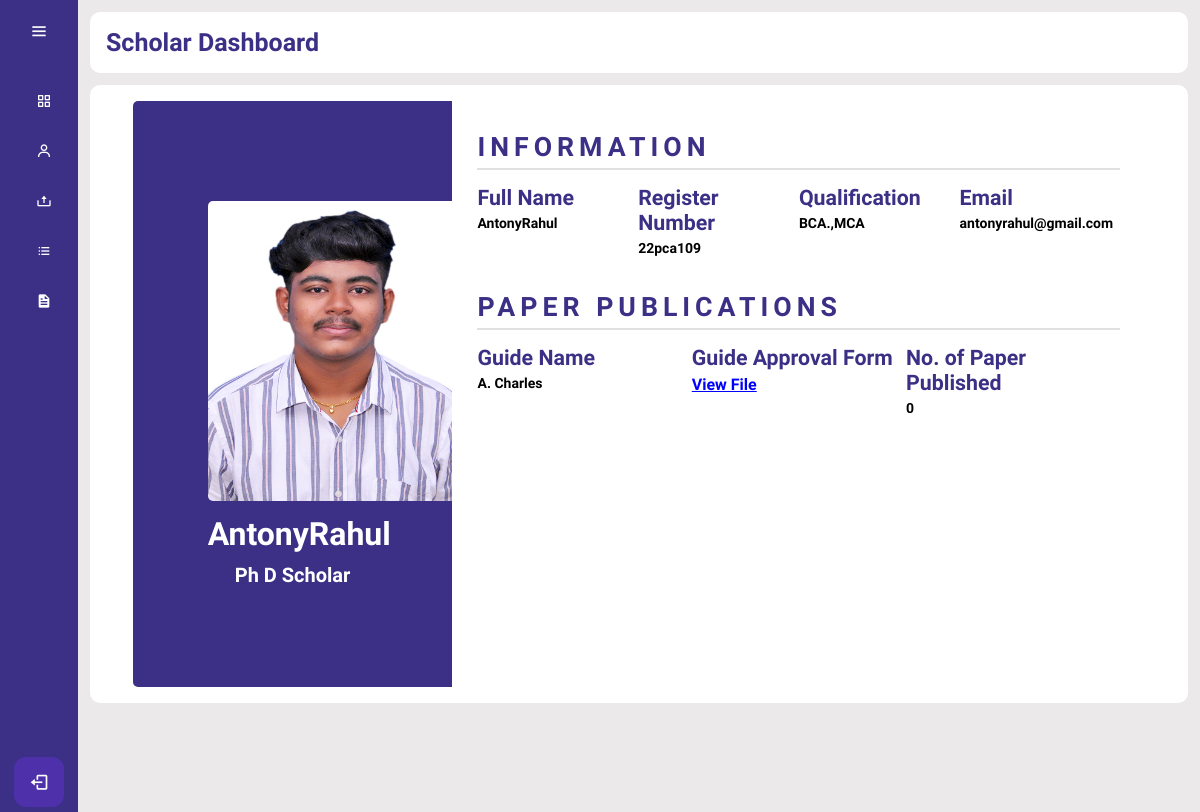
The app's page /SD/profile.php (signed in), older data.
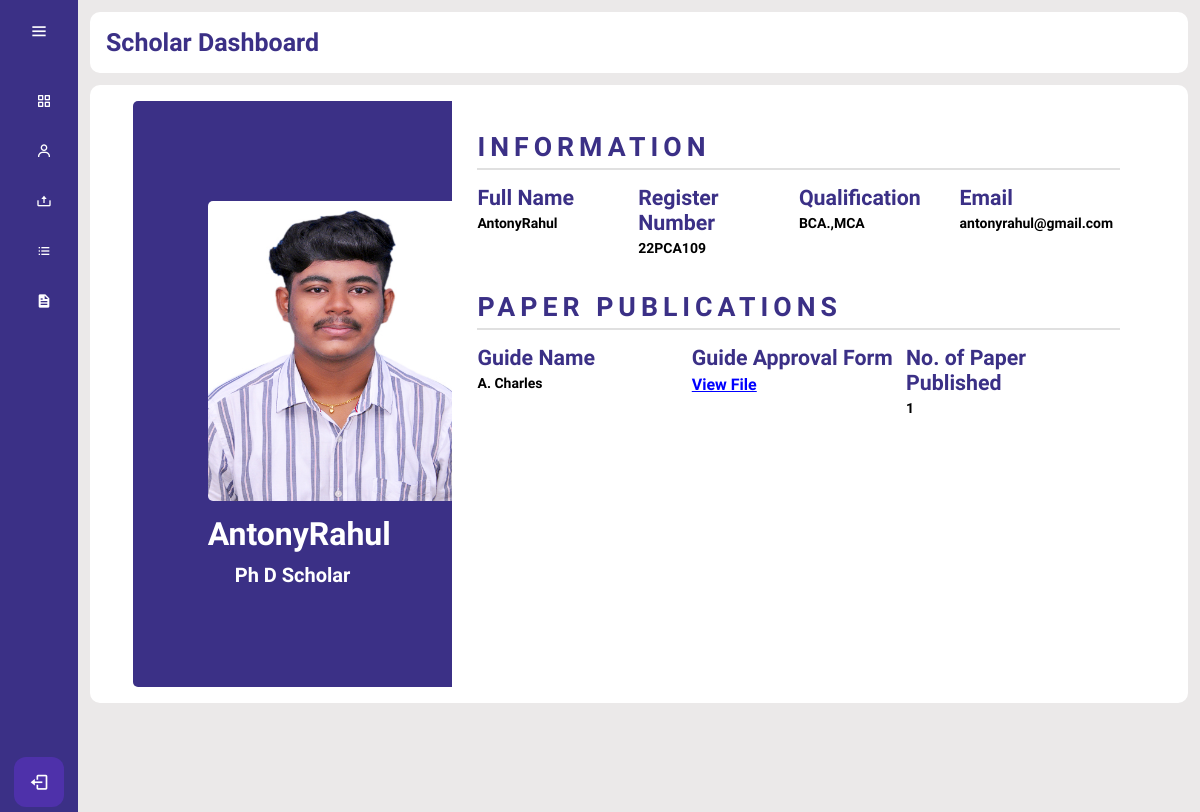
The same page, newer data.
### tables this page shows
CREATE TABLE IF NOT EXISTS `user_details` (
  `s_id` varchar(100) NOT NULL,
  `email` varchar(100) NOT NULL,
  `name` varchar(100) NOT NULL,
  `guidename` varchar(100) NOT NULL,
  `quali` varchar(100) NOT NULL,
  `npaper` varchar(100) NOT NULL,
  `file` varchar(100) NOT NULL,
  `img` varchar(255) NOT NULL
);

### SD/profile.php (the view, shortened to what this page needs)
<?php
if ($_SESSION['s_id'] && $_SESSION['position'] == 'stud') {
?>
    <!DOCTYPE html>
    <html lang="en">
    <head>
        <link href='https://unpkg.com/boxicons@2.1.4/css/boxicons.min.css' rel='stylesheet'>
        <link rel="stylesheet" href="profile.css" />
        <link rel="stylesheet" href="dstyle.css">
    </head>
    <body>
        <?php include "dashboard.php"; ?>
        <?php
        $id = $_SESSION['s_id'];
        include("../database/dbase.php");
        $sql = "SELECT COUNT(*) AS count FROM journal_details WHERE s_id='$id'";
        $result = mysqli_query($cn, $sql);
        $row = mysqli_fetch_assoc($result);
        $count = $row['count'];
        ?>
        <?php
        include("../database/dbase.php");
        $id = $_SESSION['s_id'];
        $sql = "Select * from user_details where s_id='$id'";
        $result = mysqli_query($cn, "$sql");
        $row = $result->fetch_assoc();
        $profilename = $row['name'];
        $quali = $row['quali'];
        $email = $row['email'];
        $s_id = $row['s_id'];
        $guidename = $row['guidename'];
        $file = $row['file'];
        $image = $row['img'];
        ?>
        <div class="profilecard">
            <div class="wrapper">
                <div class="left">
                    <img src="<?php echo $image; ?>" alt="userimage" />
                    <h4><?php echo $profilename ?></h4>
                    <p>Ph D Scholar</p>
                </div>
                <div class="right">
                    <div class="info">
                        <h3>Information</h3>
                        <div class="info_data">
                            <div class="data">
                                <h4>Full Name</h4>
                                <p><?php echo $profilename ?></p>
                            </div>
                            <div class="data">
                                <h4>Register Number</h4>
                                <p><?php echo $s_id ?></p>
                            </div>
                            <div class="data">
                                <h4>Qualification</h4>
                                <p><?php echo $quali ?></p>
                            </div>
                            <div class="data">
                                <h4>Email</h4>
                                <p><?php echo $email ?></p>
                            </div>
                        </div>
                    </div>
                    <div class="projects">
                        <h3>Paper Publications</h3>
                        <div class="projects_data">
                            <div class="data">
                                <h4>Guide Name</h4>
                                <p><?php echo $guidename ?></p>
                            </div>
                            <div class="data">
                                <h4>Guide Approval Form</h4>
                                <a href="<?php echo $file; ?> " target="_blank" title="View Approval Form">View File</a>
                            </div>
                            <div class="data">
                                <h4>No. of Paper Published</h4>
                                <p><?php echo $count ?></p>
                            </div>
                        </div>
                    </div>
                </div>
            </div>
        </div>
    </body>
    </html>
<?php
} else {
    header("location:../Login/index.php");
}
?>

### SD/dashboard.php (shortened to what this page needs)
<!DOCTYPE html>
<html lang="en">
<head>
    <link href='https://unpkg.com/boxicons@2.1.4/css/boxicons.min.css' rel='stylesheet'>
    <link rel="stylesheet" href="dstyle.css"/>
    <link rel="stylesheet" href="https://unicons.iconscout.com/release/v4.0.0/css/line.css">
</head>
<body>
 <div class="sidebar">
    <div class="logo_content">
        <i class="bx bx-menu" id="btn"></i>
    </div>
    <ul class="nav_list">
        <li>
            <a href="index.php">
                <i class="bx bx-grid-alt"></i>
            </a>
        </li>
        <li>
            <a href="profile.php">
                <i class="bx bx-user"></i>
            </a>
        </li>
        <li>
            <a href="uploadfile.php">
            <i class='bx bx-upload' ></i>
            </a>
        </li>
        <li>
            <a href="view.php">
            <i class='bx bx-list-ul'></i>
            </a>
        </li>
        <li>
            <a href="sprint.php">
            <i class='bx bxs-file'></i>
            </a>
        </li>
    </ul>
    <div class="profile_content">
        <div class="profile">
            <a href="../Login/logout.php">
            <i class="bx bx-log-out" id="log_out"></i>
            </a>
        </div>
    </div>
 </div>
 <div class="home_content">
    <div class="text"><h4>Scholar Dashboard</h4></div>
 </div>
</body>
</html>

### SD/profile.css (style rules this page uses)
.profilecard { position: relative; height: 100%; width: calc(100% - 78px); left: 78px; transition: all 0.5s ease; }
.profilecard .wrapper { background: #fff; padding: 1rem; border-radius: 10px; color: #3B3086; margin: 12px; }
.wrapper { justify-content: center; display: flex; }
.wrapper .left { width: 30%; background: #3B3086; padding: 100px 75px; border-top-left-radius: 5px; border-bottom-left-radius: 5px; text-align: center; color: #fff; }
.wrapper .left img { height: 300px; width: 250px; border-radius: 5px; margin-bottom: 10px; }
.wrapper .left h4 { margin-bottom: 10px; font-size: 24pt; }
.wrapper .left p { font-size: 20px; }
.wrapper .right { width: 65%; background: #fff; padding: 30px 25px; border-top-right-radius: 5px; border-bottom-right-radius: 5px; }
.wrapper .right .info, .wrapper .right .projects { margin-bottom: 25px; }
.wrapper .right .info h3, .wrapper .right .projects h3 { font-size: 20pt; margin-bottom: 15px; padding-bottom: 5px; border-bottom: 2px solid #e0e0e0; color: #3B3086; text-transform: uppercase; letter-spacing: 5px; }
.wrapper .right .info_data, .wrapper .right .projects_data { display: flex; justify-content: space-between; }
.wrapper .right .projects_data a { transition: all 0.3s ease; color: blue; }
.wrapper .right .info_data .data, .wrapper .right .projects_data .data { width: 45%; }
.wrapper .right .info_data .data h4, .wrapper .right .projects_data .data h4 { color: #3B3086; font-size: 16pt; margin-bottom: 5px; }
.wrapper .right .info_data .data p, .wrapper .right .projects_data .data p { font-size: 14px; margin-bottom: 10px; color: black; }

### SD/dstyle.css (style rules this page uses)
* { margin: 0; padding: 0; box-sizing: border-box; font-weight: bold; font-family: 'Quicksand', sans-serif; }
body { background: #ebe9e9; position: relative; min-height: 100vh; width: 100%; overflow: auto; }
.sidebar { position: fixed; top: 0; left: 0; height: 100%; width: 78px; background: #3B3086; padding: 6px 14px; transition: all 0.5s ease; }
.sidebar #btn { position: absolute; color: #fff; left: 50%; top: 6px; font-size: 20px; height: 50px; width: 50px; text-align: center; line-height: 50px; transform: translateX(-50%); }
.sidebar ul { margin-top: 20px; }
.sidebar ul li { position: relative; height: 50px; width: 100%; margin: 0 5px; list-style: none; line-height: 50px; }
.sidebar ul li a { color: #fff; font-weight: bold; display: flex; align-items: center; text-decoration: none; transition: all 0.3s ease; border-radius: 12px; white-space: nowrap; }
.sidebar ul li i { height: 50px; min-width: 50px; border-radius: 12px; line-height: 50px; text-align: center; }
.sidebar .profile_content { position: absolute; color: #fff; bottom: 0; left: 0; width: 100%; }
.sidebar .profile_content .profile { position: relative; padding: 10px 6px; height: 60px; background: none; transition: all 0.3s ease; }
.profile a { color: #fff; }
.profile #log_out { position: absolute; left: 50%; bottom: 5px; transform: translateX(-50%); min-width: 50px; line-height: 50px; font-size: 20px; border-radius: 12px; text-align: center; transition: all 0.3s ease ; background: #4E31AA; }
.home_content { position: relative; height: 100%; width: calc(100% - 78px); left: 78px; transition: all 0.5s ease; }
.home_content .text { background: #fff; padding: 1rem; border-radius: 10px; font-size: 25px; font-weight: 500; color: #3B3086; margin: 12px; }

Row changes from the older to the newer data that the page shows:
removed user_details: img (picture), name "AntonyRahul", s_id "22pca109", quali "BCA.,MCA", email "antonyrahul@gmail.com", guidename "A. Charles"
added user_details: img (picture), name "AntonyRahul", s_id "22PCA109", quali "BCA.,MCA", email "antonyrahul@gmail.com", guidename "A. Charles"
Text that changed along with them:
$count: "0" → "1"
